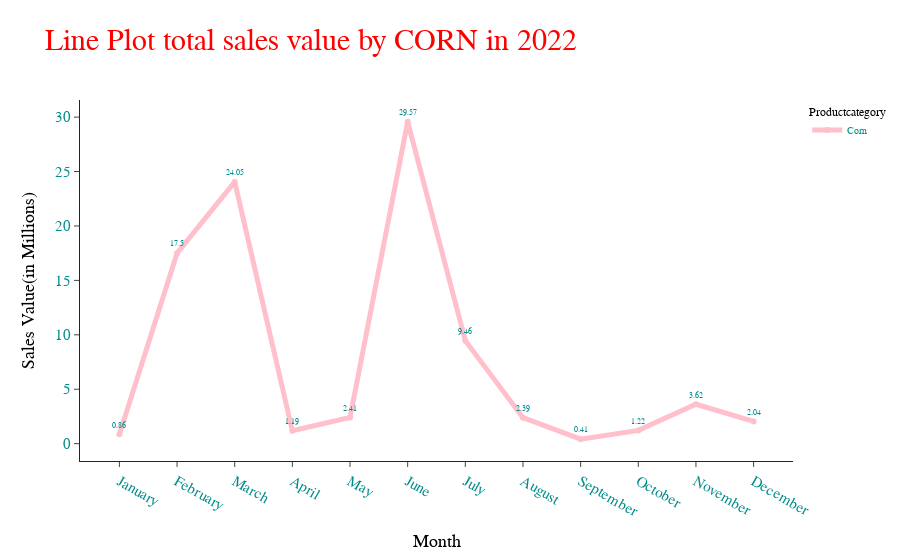

The notebook cell saved with this chart:
### Markdown cell above
##### Lineploting total sales trending by product category

### Code cell
import plotly.express as px
fig = px.line(        
        PROD_SALE, #Data Frame
        x = "Month", #Columns from the data frame
        y = "Sales",template="simple_white",
       labels={"Sales": "Sales Value(in Millions)"},
        #color_discrete_sequence=["blue"],
        text="Sales", color="Productcategory",
        title = "Line Plot total sales value by CORN in 2022 "
)
#fig.update_layout(autosize=True,width=1000,height=800)
fig.update_layout(
    yaxis_title="Sales Value(in Millions)",
    xaxis_title="Month",
    font_family="Arial Black",
    #font_family="Courier New",
    font_color="darkcyan",
    font_size=15,
    title_font_family="Times New Roman",
    title_font_size=30,
    title_font_color="red",
    legend_title_font_color="black",
    legend_font_size=10
)
layout = go.Layout(title='<b>Bold</b> <i>Line Plot total sales value by CORN in 2022</i>')
fig.update_traces(textfont=dict(size=8), textposition="top center")
fig.update_traces(line_color='pink', line_width=5)
fig.update_yaxes(title_font_color="black")
fig.update_xaxes(title_font_color="black")
fig.update_yaxes(tickfont_family="Arial Black")
fig.update_xaxes(tickfont_family="Arial Black")
fig.show()
fig.write_html("C:/krish workspace/Indian Advisors/2022/interactiveplots_2022/Line Plot total sales value by CORN in 2022.html")

### Figure 1 — Plotly figure (JSON) as saved in the notebook; plotly's stock layout.template omitted (floating-point values rounded to 4 significant figures)
{"data": [{"hovertemplate": "Productcategory=Corn<br>Month=%{x}<br>Sales Value(in Millions)=%{text}<extra></extra>", "legendgroup": "Corn", "line": {"color": "pink", "dash": "solid", "width": 5}, "marker": {"symbol": "circle"}, "mode": "text+lines+markers", "name": "Corn", "orientation": "v", "showlegend": true, "text": [0.86, 17.5, 24.05, 1.19, 2.41, 29.57, 9.46, 2.39, 0.41, 1.22, 3.62, 2.04], "textfont": {"size": 8}, "textposition": "top center", "type": "scatter", "x": ["January", "February", "March", "April", "May", "June", "July", "August", "September", "October", "November", "December"], "xaxis": "x", "y": [0.86, 17.5, 24.05, 1.19, 2.41, 29.57, 9.46, 2.39, 0.41, 1.22, 3.62, 2.04], "yaxis": "y"}], "layout": {"font": {"color": "darkcyan", "family": "Arial Black", "size": 15}, "legend": {"font": {"size": 10}, "title": {"font": {"color": "black"}, "text": "Productcategory"}, "tracegroupgap": 0}, "title": {"font": {"color": "red", "family": "Times New Roman", "size": 30}, "text": "Line Plot total sales value by CORN in 2022 "}, "xaxis": {"anchor": "y", "domain": [0, 1], "tickfont": {"family": "Arial Black"}, "title": {"font": {"color": "black"}, "text": "Month"}}, "yaxis": {"anchor": "x", "domain": [0, 1], "tickfont": {"family": "Arial Black"}, "title": {"font": {"color": "black"}, "text": "Sales Value(in Millions)"}}}}
